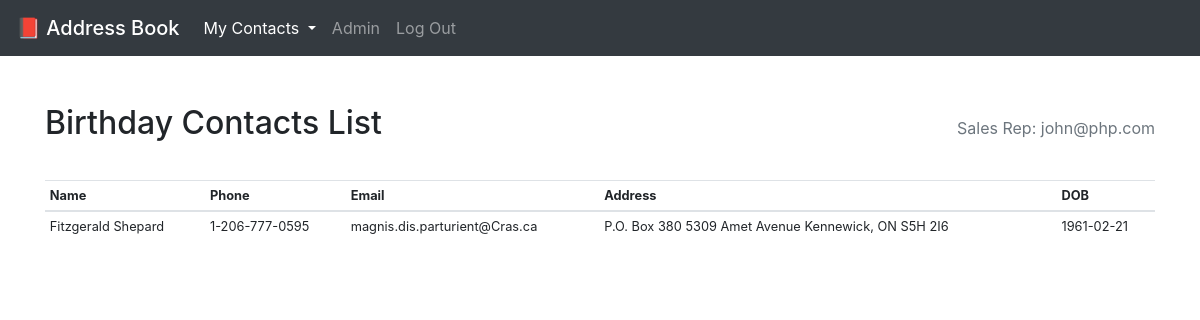
The app's page /page_birthday.php (signed in) with its own data.
### tables this page shows
CREATE TABLE IF NOT EXISTS `contacts` (
  `id` int(10) NOT NULL AUTO_INCREMENT,
  `firstname` varchar(25) NOT NULL,
  `lastname` varchar(25) NOT NULL,
  `phone` varchar(14) NOT NULL,
  `email` varchar(50) NOT NULL,
  `address_street` varchar(255) NOT NULL,
  `address_city` varchar(50) NOT NULL,
  `address_province` varchar(2) NOT NULL,
  `address_postalcode` varchar(7) NOT NULL,
  `birthday` date NOT NULL,
  `salesrep_id` int(10) NOT NULL,
  PRIMARY KEY (`id`),
  KEY `salesrep` (`salesrep_id`)
);

### dbConnect.php (called while the page is built, shortened)
<?php
function db_connect() {
    static $connection;
    if(!isset($connection)) {
        $config = parse_ini_file('./config.ini');
        if (trim(empty($config['dbname'])) || !isset($config['dbname'])) $connection = mysqli_connect($config['servername'], $config['username'], $config['password']);
        else $connection = mysqli_connect($config['servername'], $config['username'], $config['password'], $config['dbname']);
    }
    return $connection;
}

### contactManager.php (called while the page is built, shortened)
<?php
require 'contact.php';
require 'dbConnect.php';
class ContactManager {
    private $table_name = "contacts";
    private $connection;
    public function __construct() {
        $this->connection = db_connect() or die(mysqli_error($this->connection));
    }
    public function getSalesRepId() {
        $sql = "SELECT * FROM login WHERE username = ?";
        if ($stmt = mysqli_prepare($this->connection, $sql)) {
            mysqli_stmt_bind_param($stmt, 's', $_SESSION["email"]);
            if (mysqli_stmt_execute($stmt)) {
                $result = mysqli_stmt_get_result($stmt);
            }
        }
        $row = mysqli_fetch_array($result);
        return $row['id'];
    }
    public function getBirthdayContacts() {
        $bdayContacts = array();
        $month = date("n");
        $salesrepId = $this->getSalesRepId();
        $sql = "SELECT * FROM $this->table_name WHERE salesrep_id = $salesrepId AND MONTH(birthday) = $month";
        if ($stmt = mysqli_prepare($this->connection, $sql)) {
            if (mysqli_stmt_execute($stmt)) {
                $result = mysqli_stmt_get_result($stmt);
            }
        }
        while ($row = mysqli_fetch_array($result)) {
            $contact = new Contact($row['id'], stripslashes($row['firstname']), stripslashes($row['lastname']),
                                    stripslashes($row['phone']), stripslashes($row['email']),
                                    stripslashes($row['address_street']), stripslashes($row['address_city']), stripslashes($row['address_province']),
                                    stripslashes($row['address_postalcode']), stripslashes($row['birthday']), stripslashes($row['salesrep_id']));
            array_push($bdayContacts, $contact);
        }
        return $bdayContacts;
    }
}

### contact.php (called while the page is built, shortened)
<?php
class Contact {
    public function getVars() {
        return get_object_vars($this);
    }
}

### page_birthday.php (the view, shortened to what this page needs)
<!DOCTYPE html>
<html lang="en">
<head>
    <link rel="stylesheet" type="text/css" href="./style.css">
    <link rel="stylesheet" href="https://maxcdn.bootstrapcdn.com/bootstrap/4.4.1/css/bootstrap.min.css">
</head>
<body>
    <nav class="navbar navbar-expand-lg navbar-dark bg-dark">
        <a class="navbar-brand mb-0 h1" href=".">
            📕 Address Book
        </a>
        <div class="collapse navbar-collapse" id="navbarNavDropdown">
            <ul class="navbar-nav">
                <li class="nav-item dropdown active">
                    <a class="nav-link dropdown-toggle" href="#" id="navbarDropdownMenuLink" data-toggle="dropdown" aria-haspopup="true" aria-expanded="false">
                    My Contacts <span class="sr-only">(current)</span>
                    </a>
                </li>
                <li class="nav-item">
                    <a class="nav-link" href="./page_file.php">Admin</a>
                </li>
                <li class="nav-item">
                    <a class="nav-link" href="./handler_logout.php">Log Out</a>
                </li>
            </ul>
        </div>
    </nav>
    <div class="container pt-5">
        <div class="row">
            <div class="col d-flex flex-column flex-md-row justify-content-between align-items-baseline">
                <h2>Birthday Contacts List</h2>
                <p class="text-muted">Sales Rep: <?php echo htmlspecialchars($_SESSION["username"]); ?></p>
            </div>
        </div>
        <div class="row">
            <div class="col">
                <div class="table-responsive py-4">
                    <table class="table table-hover table-sm small">
                        <thead>
                            <tr>
                                <th>Name</th>
                                <th>Phone</th>
                                <th>Email</th>
                                <th>Address</th>
                                <th>DOB</th>
                            </tr>
                        </thead>
                        <tbody>
                            <?php
                                require 'contactManager.php';
                                $manager = new ContactManager();
                                $contacts = $manager->getBirthdayContacts();
                                $list = "";
                                if (count($contacts) > 0) {
                                    foreach ($contacts as $c) {
                                        $cVars = $c->getVars();
                                        if ($cVars['salesrep_id'] == $manager->getSalesRepId()) {
                                            $list .= "<tr><td>".$cVars['firstname']." ".$cVars['lastname']."</td>";
                                            $list .= "<td>".$cVars['phone']."</td>";
                                            $list .= "<td style=\"word-break:break-all;\">".$cVars['email']."</td>";
                                            $list .= "<td>".$cVars['ad_street']." ".$cVars['ad_city'].", ".$cVars['ad_province']." ".$cVars['ad_postalcode']."</td>";
                                            $list .= "<td>".$cVars['birthday']."</td></tr>";
                                        }
                                    }
                                    echo $list;
                                } else {
                                    echo "<tr><td colspan=5 class=\"text-center\">No Data</td></tr>";
                                }
                            ?>
                        </tbody>
                    </table>
                </div>
            </div>
        </div>
    </div>
</body>
</html>

### records on screen
contacts: firstname "Fitzgerald", lastname "Shepard", phone "1-206-777-0595", email "magnis.dis.parturient@Cras.ca", address_street "P.O. Box 380 5309 Amet Avenue", address_city "Kennewick", address_province "ON", address_postalcode "S5H 2I6", birthday "1961-02-21"

### other values on screen
$_SESSION["username"] "john@php.com"
